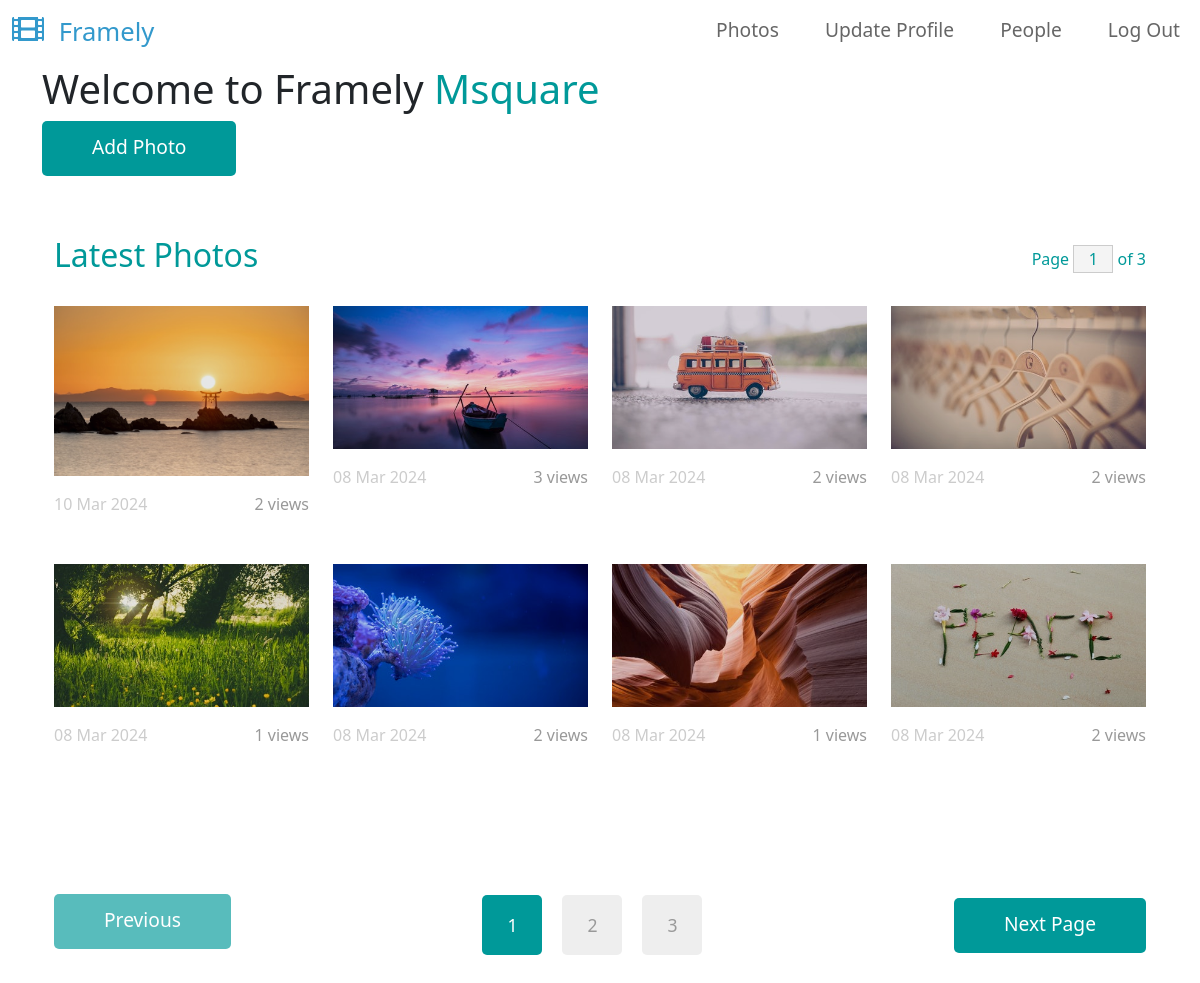
Screenshot of / (signed in) with the database file from the repository.
### base/models.py (models this page shows, shortened)
class Photo(models.Model):
    user = models.ForeignKey(
        settings.AUTH_USER_MODEL, on_delete=models.CASCADE, null=True, blank=True
    )
    short_title = models.CharField(max_length=15)
    slug = models.SlugField(blank=True)
    image = models.ImageField(max_length=200)
    created = models.DateField(auto_now_add=True)
    views = models.ManyToManyField(
        settings.AUTH_USER_MODEL,
        related_name="photos_viewed",
    )
    class Meta:
        ordering = ["-created", "-id"]

### base/views.py (the view)
# urls.py: path("", views.HomeView.as_view(), name="home"),
class HomeView(View, PaginatePhotoModelMixin):
    template_name = "home.html"
    photo_list = Photo.objects.all()
    def get(self, request):
        page = request.GET.get("page") or 1
        return render(
            request, self.template_name, context=self.get_context_data(page=page)
        )

### base/mixins.py (called while the page is built)
    def get_context_data(self, page, per_page=8, queryset=Photo.objects.all()):
        paginator = Paginator(queryset, per_page)
        num_pages = paginator.num_pages
        page_range = paginator.page_range
        if int(page) not in page_range:
            page = num_pages
        current_page = paginator.get_page(page)
        context = {
            "current_page": current_page,
            "page_num": int(page),
            "num_pages": num_pages,
            "page_range": page_range,
            "current_page": current_page,
        }
        return context

### templates/home.html (shortened to what this page needs)
{% extends 'base.html' %}
{% block content %}
    <h1>Welcome to Framely
        <span class="tm-text-primary">
        {% if request.user.is_authenticated %}
            {{user.username}}
        {% else %}
            Anonymous
        {% endif %}
        </span>
    </h1>
    <a href="{% url 'create-photo' %}" class="btn btn-primary tm-btn">Add Photo</a>
    <div class="container-fluid tm-container-content tm-mt-60">
        {% include "photo_list_component.html" %}
    </div>
{% endblock %}

### templates/photo_list_component.html (shortened to what this page needs)
    <div class="row mb-4">
        <h2 class="col-6 tm-text-primary">
            {% if heading_txt %}
                {{heading_txt}}
            {% else %}
            Latest Photos
            {% endif %}
        </h2>
        <div class="col-6 d-flex justify-content-end align-items-center">
            <form action="" class="tm-text-primary">
                Page <input name="page" type="text" value="{{page_num}}" size="1" class="tm-input-paging tm-text-primary"> of {{num_pages}}
            </form>
        </div>
    </div>
    <div class="row tm-mb-90 tm-gallery">
        {% for photo in current_page %}
        <div class="col-xl-3 col-lg-4 col-md-6 col-sm-6 col-12 mb-5">
            <figure class="effect-ming tm-video-item">
                <img src="{{photo.image.url}}" alt="Image" class="img-fluid">
                <figcaption class="d-flex align-items-center justify-content-center">
                </figcaption>
            </figure>
            <div class="d-flex justify-content-between tm-text-gray">
                <span class="tm-text-gray-light">{{ photo.created|date:"d M Y" }}</span>
                <span>{{photo.views.count}} views</span>
            </div>
        </div>
        {% endfor %}
    </div>
    <div class="row tm-mb-90">
        <div class="col-12 d-flex justify-content-between align-items-center tm-paging-col">
            {% if current_page.has_previous %}
                <a href="{% url 'home' %}?page={{current_page.previous_page_number}}" class="btn btn-primary tm-btn-prev mb-2">Previous</a>
            {% else %}
                <a href="javascript:void(0);" class="btn btn-primary tm-btn-prev mb-2 disabled">Previous</a>
            {% endif %}
            <div class="tm-paging d-flex">
                {% for i in page_range %}
                    <a href="{% url 'home' %}?page={{i}}" class="{% if i == page_num %}active{% endif %} tm-paging-link">{{i}}</a>
                {% endfor %}
            </div>
            {% if current_page.has_next %}
                <a href="{% url 'home' %}?page={{current_page.next_page_number}}" class="btn btn-primary tm-btn-next">Next Page</a>
            {% else %}
                <a href="javascript:void(0);" class="btn btn-primary tm-btn-next disabled">Next Page</a>
            {% endif %}
        </div>
    </div>

### static/css/templatemo-style.css (style rules this page uses)
a { text-decoration: none; transition: all 0.3s ease; }
.container-fluid { max-width: 1770px; }
.btn { border-radius: 0; }
.btn-primary { background-color: #009999; border: 0; border-radius: 5px; padding: 12px 50px 14px; font-size: 1.2rem; }
.btn-primary.disabled, .btn-primary:disabled { background-color: #009999; pointer-events: all; cursor: not-allowed; }
.tm-mt-60 { margin-top: 60px; }
.tm-mb-90 { margin-bottom: 90px; }
.tm-text-primary { color: #009999; }
.tm-input-paging { width: 40px; border-radius: 0; border: 1px solid #CCCCCC; background: #f4f4f4; text-align: center; }
p, .tm-text-gray { color: #999; }
.tm-text-gray-light { color: #CCC; }
.tm-video-item { position: relative; overflow: hidden; text-align: center; cursor: pointer; }
.tm-video-item img { position: relative; display: block; min-height: 100%; max-width: 100%; opacity: 0.8; }
.tm-video-item figcaption { padding: 2em; color: #fff; text-transform: uppercase; font-size: 1.25em; -webkit-backface-visibility: hidden; backface-visibility: hidden; }
.tm-video-item figcaption::before, .tm-video-item figcaption::after { pointer-events: none; }
.tm-video-item figcaption, .tm-video-item figcaption > a { position: absolute; top: 0; left: 0; width: 100%; height: 100%; }
.tm-paging-link { display: flex; justify-content: center; align-items: center; width: 60px; height: 60px; font-size: 1.1rem; color: #999; background-color: #EEEEEE; margin: 10px; border-radius: 5px; text-decoration: none; transition: all 0.3s ease; }
.tm-paging-link:hover, .tm-paging-link.active { background-color: #009999; color: #fff; }
figure.effect-ming { background: #030c17; }
figure.effect-ming img { opacity: 0.9; -webkit-transition: opacity 0.35s; transition: opacity 0.35s; }
figure.effect-ming figcaption::before { position: absolute; top: 30px; right: 30px; bottom: 30px; left: 30px; border: 2px solid #fff; box-shadow: 0 0 0 30px rgba(255,255,255,0.2); content: ''; opacity: 0; -webkit-transition: opacity 0.35s, -webkit-transform 0.35s; transition: opacity 0.35s, transform 0.35s; -webkit-transform: scale3d(1.4,1.4,1); transform: scale3d(1.4,1.4,1); }

### rows the page displays
Photo: image (picture), created "10 Mar 2024", views.count "2"
Photo: image (picture), created "08 Mar 2024", views.count "3"
Photo: image (picture), created "08 Mar 2024", views.count "2"
Photo: image (picture), created "08 Mar 2024", views.count "2"
Photo: image (picture), created "08 Mar 2024", views.count "1"
Photo: image (picture), created "08 Mar 2024", views.count "2"
Photo: image (picture), created "08 Mar 2024", views.count "1"
Photo: image (picture), created "08 Mar 2024", views.count "2"

### other values shown
{{ user.username }} "Msquare"
{{ num_pages }} "3"
{{ i }} "1" "2" "3"
